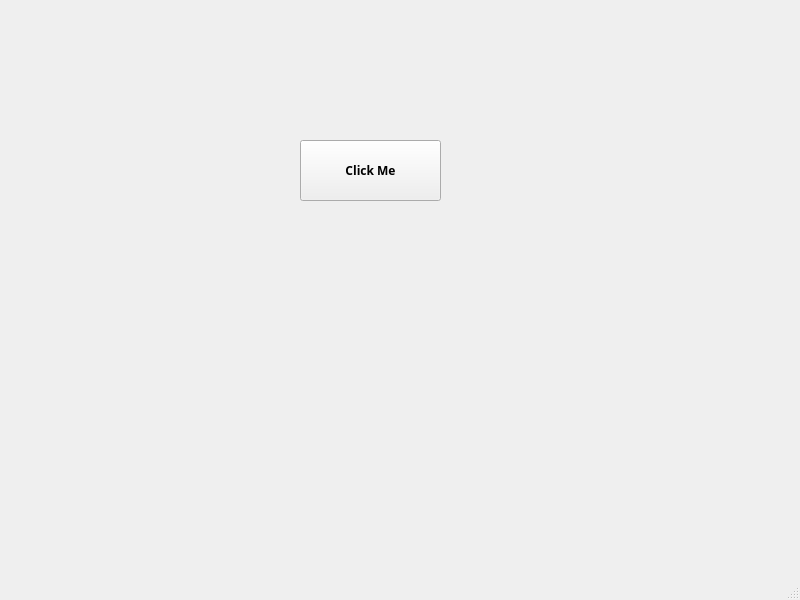
<?xml version="1.0" encoding="UTF-8"?>
<ui version="4.0">
 <class>MainWindow</class>
 <widget class="QMainWindow" name="MainWindow">
  <property name="geometry">
   <rect>
    <x>0</x>
    <y>0</y>
    <width>800</width>
    <height>600</height>
   </rect>
  </property>
  <property name="windowTitle">
   <string>MainWindow</string>
  </property>
  <widget class="QWidget" name="centralwidget">
   <widget class="QPushButton" name="pushButton">
    <property name="geometry">
     <rect>
      <x>300</x>
      <y>140</y>
      <width>141</width>
      <height>61</height>
     </rect>
    </property>
    <property name="font">
     <font>
      <family>Ubuntu Condensed</family>
      <weight>75</weight>
      <bold>true</bold>
     </font>
    </property>
    <property name="text">
     <string>Click Me</string>
    </property>
   </widget>
  </widget>
  <widget class="QMenuBar" name="menubar">
   <property name="geometry">
    <rect>
     <x>0</x>
     <y>0</y>
     <width>800</width>
     <height>22</height>
    </rect>
   </property>
  </widget>
  <widget class="QStatusBar" name="statusbar"/>
 </widget>
 <resources/>
 <connections/>
</ui>
